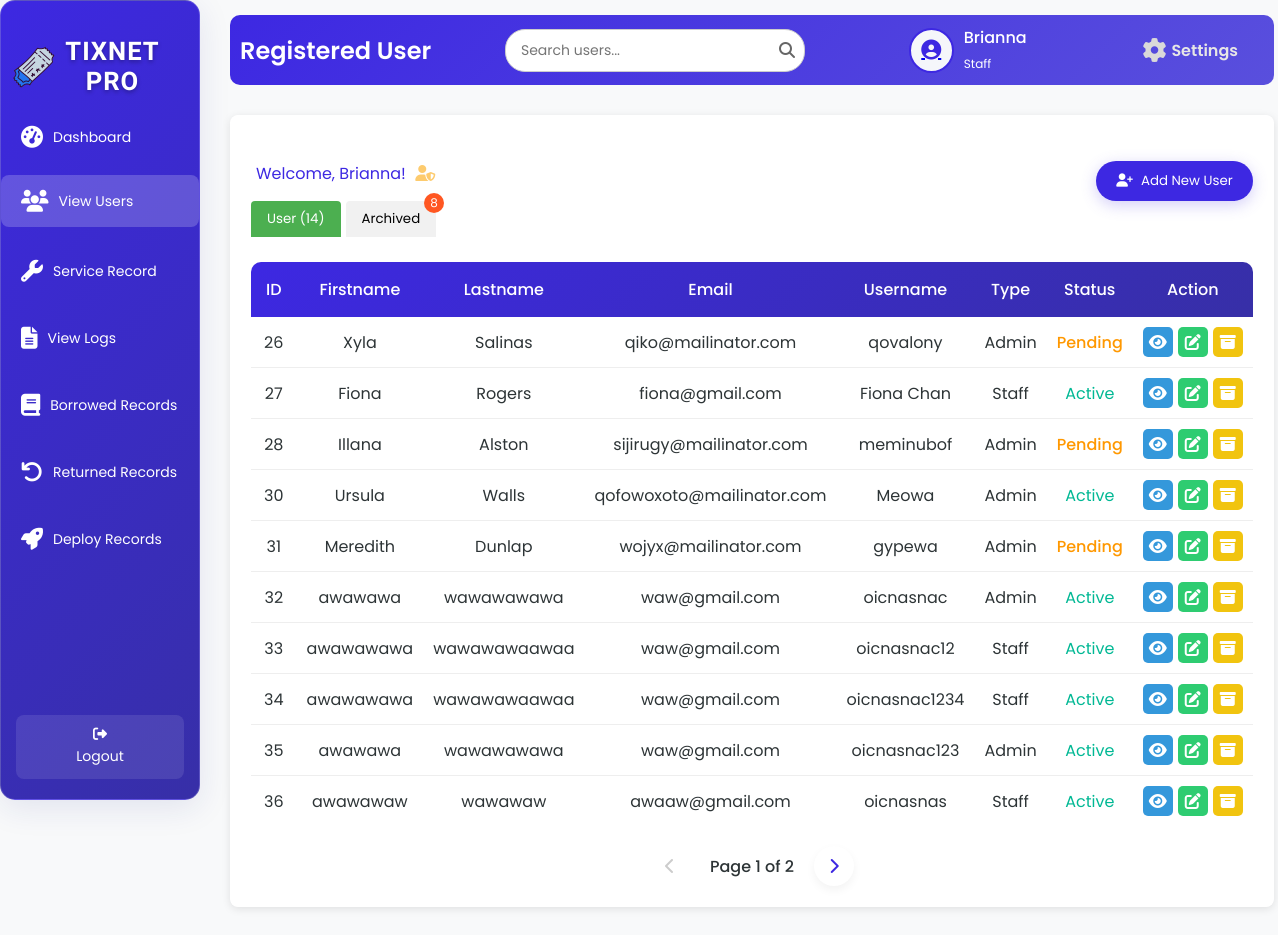
The page /viewU.php (signed in) on the database as committed earlier.
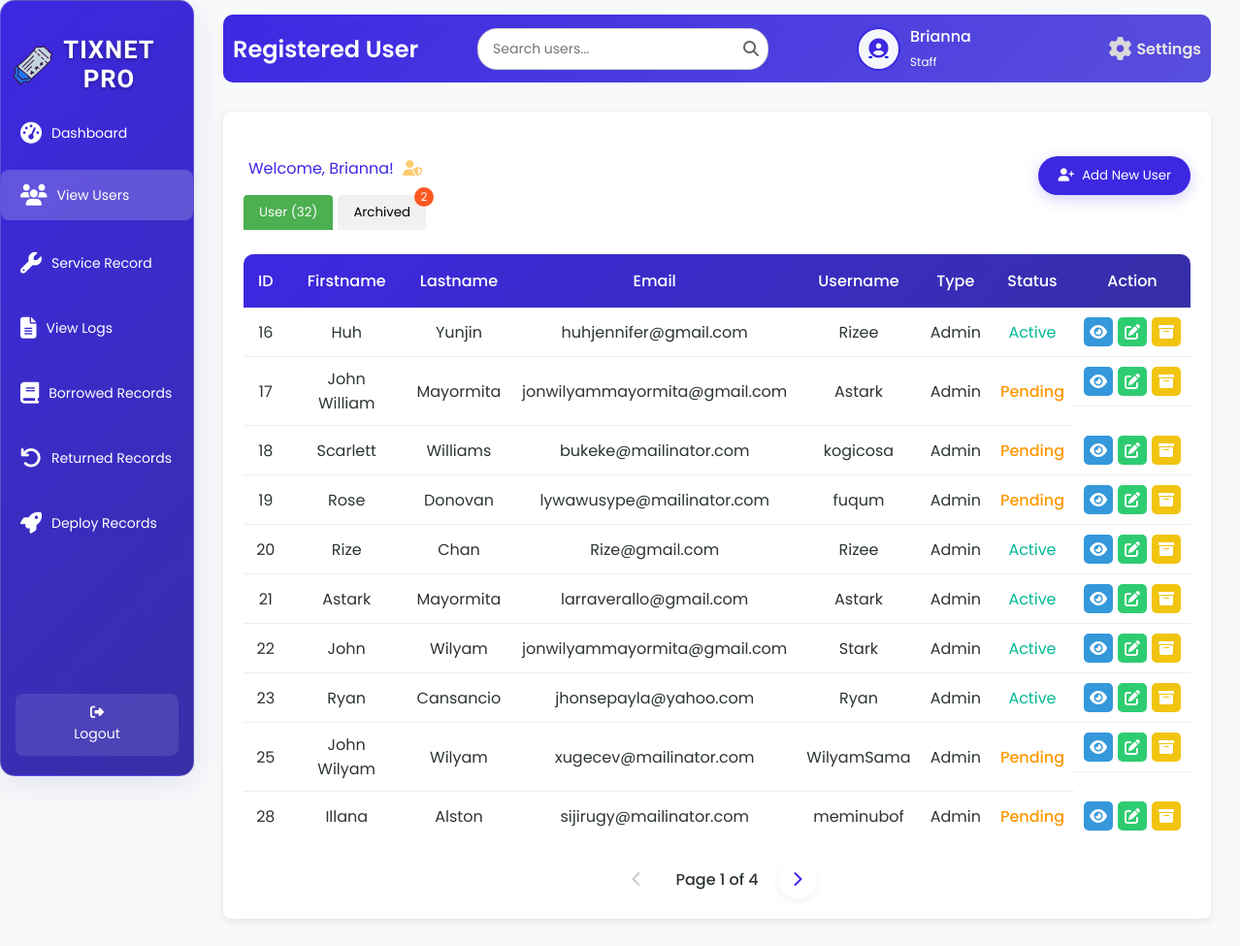
The same page on the database as committed later.
### tables this page shows
CREATE TABLE `tbl_user` (
  `u_id` int(50) NOT NULL,
  `u_fname` varchar(200) NOT NULL,
  `u_lname` varchar(200) NOT NULL,
  `u_email` varchar(200) NOT NULL,
  `u_username` varchar(200) NOT NULL,
  `u_password` varchar(200) NOT NULL,
  `u_type` varchar(200) NOT NULL,
  `u_status` varchar(200) NOT NULL
);

### viewU.php (the view, shortened to what the changed rows need)
<?php
include 'db.php';
$limit = 10;
$page = isset($_GET['page']) ? (int)$_GET['page'] : 1;
$offset = ($page - 1) * $limit;
$countQuery = "SELECT COUNT(*) as total FROM tbl_user WHERE u_status IN ('active', 'pending')";
$countResult = $conn->query($countQuery);
$totalUsers = $countResult->fetch_assoc()['total'];
$totalPages = ceil($totalUsers / $limit);
$sql = "SELECT u_id, u_fname, u_lname, u_email, u_username, u_type, u_status FROM tbl_user WHERE u_status IN ('active', 'pending') LIMIT ?, ?";
$stmt = $conn->prepare($sql);
$stmt->bind_param("ii", $offset, $limit);
$stmt->execute();
$activeAndPendingUsers = $stmt->get_result();
$archivedCountQuery = "SELECT COUNT(*) as total FROM tbl_archive";
$archivedCountResult = $conn->query($archivedCountQuery);
$totalArchived = $archivedCountResult->fetch_assoc()['total'];
?>
<!DOCTYPE html>
<html lang="en">
<head>
    <link rel="stylesheet" href="viewU.css">
    <link rel="stylesheet" href="https://cdnjs.cloudflare.com/ajax/libs/font-awesome/6.6.0/css/all.min.css" />
</head>
<body>
<div class="wrapper">
    <div class="sidebar glass-container">
        <h2><img src="image/logo.png" alt="Tix Net Icon" class="sidebar-icon">TixNet Pro</h2>
    </div>
    <div class="container">
        <div class="upper">
            <h1>Registered User</h1>
        </div>
        <div class="table-box glass-container">
            <div class="tab-buttons">
                <button class="tab-btn active" onclick="showTab('active')">User (<?php echo $totalUsers; ?>)</button>
                <button class="tab-btn" onclick="showTab('archived')">
                    Archived
                    <?php if ($totalArchived > 0): ?>
                        <span class="tab-badge"><?php echo $totalArchived; ?></span>
                    <?php endif; ?>
                </button>
            </div>
            <div id="active-users-tab" class="active">
                <table id="active-users-table">
                    <thead>
                        <tr>
                            <th>ID</th>
                            <th>Firstname</th>
                            <th>Lastname</th>
                            <th>Email</th>
                            <th>Username</th>
                            <th>Type</th>
                            <th>Status</th>
                            <th>Action</th>
                        </tr>
                    </thead>
                    <tbody id="active-users-tbody">
                        <?php
                        if ($activeAndPendingUsers->num_rows > 0) {
                            while ($row = $activeAndPendingUsers->fetch_assoc()) {
                                echo "<tr>
                                        <td>{$row['u_id']}</td>
                                        <td>" . htmlspecialchars($row['u_fname'], ENT_QUOTES, 'UTF-8') . "</td>
                                        <td>" . htmlspecialchars($row['u_lname'], ENT_QUOTES, 'UTF-8') . "</td>
                                        <td>" . htmlspecialchars($row['u_email'], ENT_QUOTES, 'UTF-8') . "</td>
                                        <td>" . htmlspecialchars($row['u_username'], ENT_QUOTES, 'UTF-8') . "</td>
                                        <td>" . ucfirst(strtolower($row['u_type'])) . "</td>
                                        <td class='status-" . strtolower($row['u_status']) . "'>" . ucfirst(strtolower($row['u_status'])) . "</td>
                                        <td class='action-buttons'>
                                            <a class='view-btn' onclick=\"showViewModal('{$row['u_id']}', '" . htmlspecialchars($row['u_fname'], ENT_QUOTES, 'UTF-8') . "', '" . htmlspecialchars($row['u_lname'], ENT_QUOTES, 'UTF-8') . "', '" . htmlspecialchars($row['u_email'], ENT_QUOTES, 'UTF-8') . "', '" . htmlspecialchars($row['u_username'], ENT_QUOTES, 'UTF-8') . "', '{$row['u_type']}', '{$row['u_status']}')\" title='View'><i class='fas fa-eye'></i></a>
                                            <a class='edit-btn' onclick=\"showEditUserModal('{$row['u_id']}', '" . htmlspecialchars($row['u_fname'], ENT_QUOTES, 'UTF-8') . "', '" . htmlspecialchars($row['u_lname'], ENT_QUOTES, 'UTF-8') . "', '" . htmlspecialchars($row['u_email'], ENT_QUOTES, 'UTF-8') . "', '" . htmlspecialchars($row['u_username'], ENT_QUOTES, 'UTF-8') . "', '{$row['u_type']}', '{$row['u_status']}')\" title='Edit'><i class='fas fa-edit'></i></a>
                                            <a class='archive-btn' onclick=\"showArchiveModal('{$row['u_id']}', '" . htmlspecialchars($row['u_fname'] . ' ' . $row['u_lname'], ENT_QUOTES, 'UTF-8') . "')\" title='Archive'><i class='fas fa-archive'></i></a>
                                        </td>
                                    </tr>";
                            }
                        } else {
                            echo "<tr><td colspan='8' style='text-align: center;'>No active or pending users found.</td></tr>";
                        }
                        ?>
                    </tbody>
                </table>
                <div class="pagination" id="active-users-pagination">
                    <?php if ($page > 1): ?>
                        <a href="javascript:searchUsers(<?php echo $page - 1; ?>)" class="pagination-link"><i class="fas fa-chevron-left"></i></a>
                    <?php else: ?>
                        <span class="pagination-link disabled"><i class="fas fa-chevron-left"></i></span>
                    <?php endif; ?>
                    <span class="current-page">Page <?php echo $page; ?> of <?php echo $totalPages; ?></span>
                    <?php if ($page < $totalPages): ?>
                        <a href="javascript:searchUsers(<?php echo $page + 1; ?>)" class="pagination-link"><i class="fas fa-chevron-right"></i></a>
                    <?php else: ?>
                        <span class="pagination-link disabled"><i class="fas fa-chevron-right"></i></span>
                    <?php endif; ?>
                </div>
            </div>
        </div>
    </div>
</div>
</body>
</html>

Rows that differ between the two databases and show on the page:
removed tbl_user: u_id "26", u_fname "Xyla", u_lname "Salinas", u_email "qiko@mailinator.com", u_username "qovalony", u_type "Admin", u_status "Pending"
removed tbl_user: u_id "27", u_fname "Fiona", u_lname "Rogers", u_email "fiona@gmail.com", u_username "Fiona Chan", u_type "Staff", u_status "Active"
no longer on this page (row unchanged): tbl_user: u_id "30", u_fname "Ursula", u_lname "Walls", u_email "qofowoxoto@mailinator.com", u_username "Meowa", u_type "Admin", u_status "Active"
no longer on this page (row unchanged): tbl_user: u_id "31", u_fname "Meredith", u_lname "Dunlap", u_email "wojyx@mailinator.com", u_username "gypewa", u_type "Admin", u_status "Pending"
no longer on this page (row unchanged): tbl_user: u_id "32", u_fname "awawawa", u_lname "wawawawawa", u_email "waw@gmail.com", u_username "oicnasnac", u_type "Admin", u_status "Active"
no longer on this page (row unchanged): tbl_user: u_id "33", u_fname "awawawawa", u_lname "wawawawaawaa", u_email "waw@gmail.com", u_username "oicnasnac12", u_type "Staff", u_status "Active"
no longer on this page (row unchanged): tbl_user: u_id "34", u_fname "awawawawa", u_lname "wawawawaawaa", u_email "waw@gmail.com", u_username "oicnasnac1234", u_type "Staff", u_status "Active"
no longer on this page (row unchanged): tbl_user: u_id "35", u_fname "awawawa", u_lname "wawawawawa", u_email "waw@gmail.com", u_username "oicnasnac123", u_type "Admin", u_status "Active"
no longer on this page (row edited): tbl_user: u_id "36", u_fname "awawawaw", u_lname "wawawaw", u_email "awaaw@gmail.com", u_username "oicnasnas", u_type "Staff", u_status "Active"
now on this page (row edited): tbl_user: u_id "16", u_fname "Huh", u_lname "Yunjin", u_email "huhjennifer@gmail.com", u_username "Rizee", u_type "Admin", u_status "Active"
added tbl_user: u_id "17", u_fname "John William", u_lname "Mayormita", u_email "jonwilyammayormita@gmail.com", u_username "Astark", u_type "Admin", u_status "Pending"
added tbl_user: u_id "18", u_fname "Scarlett", u_lname "Williams", u_email "bukeke@mailinator.com", u_username "kogicosa", u_type "Admin", u_status "Pending"
added tbl_user: u_id "19", u_fname "Rose", u_lname "Donovan", u_email "lywawusype@mailinator.com", u_username "fuqum", u_type "Admin", u_status "Pending"
now on this page (row edited): tbl_user: u_id "20", u_fname "Rize", u_lname "Chan", u_email "Rize@gmail.com", u_username "Rizee", u_type "Admin", u_status "Active"
added tbl_user: u_id "21", u_fname "Astark", u_lname "Mayormita", u_email "larraverallo@gmail.com", u_username "Astark", u_type "Admin", u_status "Active"
added tbl_user: u_id "22", u_fname "John", u_lname "Wilyam", u_email "jonwilyammayormita@gmail.com", u_username "Stark", u_type "Admin", u_status "Active"
added tbl_user: u_id "23", u_fname "Ryan", u_lname "Cansancio", u_email "jhonsepayla@yahoo.com", u_username "Ryan", u_type "Admin", u_status "Active"
added tbl_user: u_id "25", u_fname "John Wilyam", u_lname "Wilyam", u_email "xugecev@mailinator.com", u_username "WilyamSama", u_type "Admin", u_status "Pending"
Other text that changed with them:
$totalUsers: "14" → "32"
$totalArchived: "8" → "2"
$totalPages: "2" → "4"
